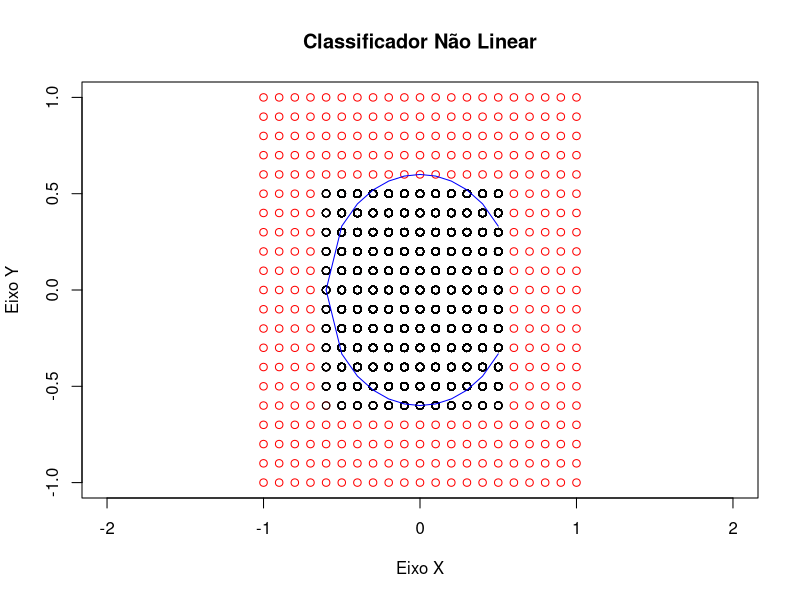

Here is the R script that generated this plot:
x <- seq(-1, 1, by = 0.1)
y <- seq(-1, 1, by = 0.1)
create_grid <- expand.grid(x, y)

circle <- function(x, y) {
    return(sqrt(x^2 + y^2))
}

raio <- 0.6
classe <- 1 * (circle(create_grid$Varl, create_grid$var2) > raio)

plot(
    NULL,
    main = "Classificador Não Linear",
    xlab = "Eixo X",
    ylab = "Eixo Y",
    ylim = c(-1, 1),
    xlim = c(-2, 2),
)

xgrid <- create_grid$Var1
ygrid <- create_grid$Var2

xcircle <- c()
ycircle <- c()

for (i in 1 : length(xgrid)) {
    if (circle(xgrid[i], ygrid[i]) <= raio) {
        xcircle <- append(xcircle, xgrid[i])
        ycircle <- append(ycircle, ygrid[i])
    }
}

create_circle_grid <- expand.grid(xcircle, ycircle)

points(create_grid, col = "red")
points(create_circle_grid, col = "black")

ysup <- sqrt(raio^2 - x^2)
yneg <- - sqrt(raio^2 - x^2)

lines(x, ysup, col = "blue")
lines(x, yneg, col = "blue")
